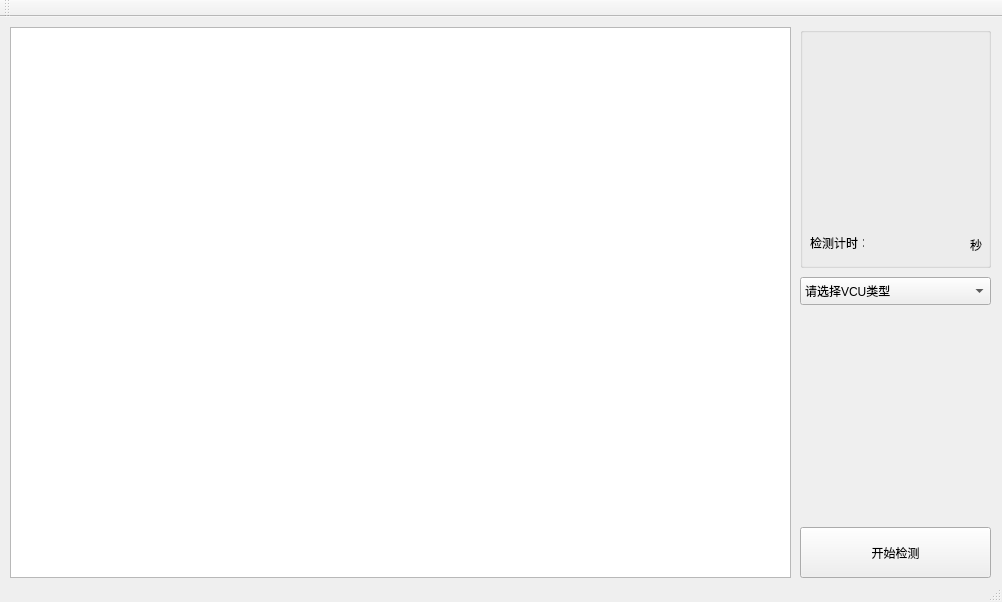
<?xml version="1.0" encoding="UTF-8"?>
<ui version="4.0">
 <class>MainWindow</class>
 <widget class="QMainWindow" name="MainWindow">
  <property name="geometry">
   <rect>
    <x>0</x>
    <y>0</y>
    <width>1002</width>
    <height>602</height>
   </rect>
  </property>
  <property name="windowTitle">
   <string>MainWindow</string>
  </property>
  <property name="styleSheet">
   <string notr="true"/>
  </property>
  <widget class="QWidget" name="centralWidget">
   <widget class="QPushButton" name="pushButton_start">
    <property name="geometry">
     <rect>
      <x>800</x>
      <y>510</y>
      <width>191</width>
      <height>51</height>
     </rect>
    </property>
    <property name="styleSheet">
     <string notr="true"/>
    </property>
    <property name="text">
     <string>开始检测</string>
    </property>
   </widget>
   <widget class="QComboBox" name="comboBox_type">
    <property name="geometry">
     <rect>
      <x>800</x>
      <y>260</y>
      <width>191</width>
      <height>28</height>
     </rect>
    </property>
    <item>
     <property name="text">
      <string>请选择VCU类型</string>
     </property>
    </item>
    <item>
     <property name="text">
      <string>CV01A_220_001D00</string>
     </property>
    </item>
    <item>
     <property name="text">
      <string>CV02A_220_001A00</string>
     </property>
    </item>
    <item>
     <property name="text">
      <string>CV03A_220_001A00</string>
     </property>
    </item>
    <item>
     <property name="text">
      <string>CV03B_220_001A00</string>
     </property>
    </item>
    <item>
     <property name="text">
      <string>CV03C_220_001A00</string>
     </property>
    </item>
   </widget>
   <widget class="QGroupBox" name="groupBox">
    <property name="geometry">
     <rect>
      <x>800</x>
      <y>10</y>
      <width>191</width>
      <height>241</height>
     </rect>
    </property>
    <property name="title">
     <string/>
    </property>
    <widget class="QLabel" name="label_timer">
     <property name="geometry">
      <rect>
       <x>80</x>
       <y>180</y>
       <width>61</width>
       <height>61</height>
      </rect>
     </property>
     <property name="text">
      <string/>
     </property>
    </widget>
    <widget class="QLabel" name="label">
     <property name="geometry">
      <rect>
       <x>10</x>
       <y>210</y>
       <width>54</width>
       <height>12</height>
      </rect>
     </property>
     <property name="text">
      <string>检测计时：</string>
     </property>
    </widget>
    <widget class="QLabel" name="label_2">
     <property name="geometry">
      <rect>
       <x>170</x>
       <y>210</y>
       <width>16</width>
       <height>16</height>
      </rect>
     </property>
     <property name="text">
      <string>秒</string>
     </property>
    </widget>
    <widget class="QLabel" name="label_state_text">
     <property name="geometry">
      <rect>
       <x>10</x>
       <y>120</y>
       <width>171</width>
       <height>60</height>
      </rect>
     </property>
     <property name="font">
      <font>
       <family>楷体</family>
       <pointsize>25</pointsize>
       <weight>75</weight>
       <bold>true</bold>
      </font>
     </property>
     <property name="text">
      <string/>
     </property>
    </widget>
    <widget class="QLabel" name="label_state_img">
     <property name="geometry">
      <rect>
       <x>40</x>
       <y>10</y>
       <width>112</width>
       <height>112</height>
      </rect>
     </property>
     <property name="text">
      <string/>
     </property>
    </widget>
   </widget>
   <widget class="QTableWidget" name="tableWidget">
    <property name="geometry">
     <rect>
      <x>10</x>
      <y>10</y>
      <width>781</width>
      <height>551</height>
     </rect>
    </property>
   </widget>
  </widget>
  <widget class="QToolBar" name="mainToolBar">
   <attribute name="toolBarArea">
    <enum>TopToolBarArea</enum>
   </attribute>
   <attribute name="toolBarBreak">
    <bool>false</bool>
   </attribute>
  </widget>
  <widget class="QStatusBar" name="statusBar"/>
 </widget>
 <layoutdefault spacing="6" margin="11"/>
 <resources/>
 <connections/>
</ui>
